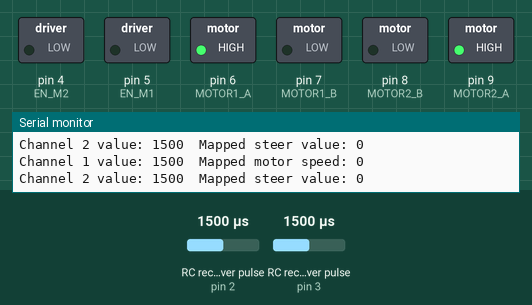
The sketch below on a simulated Arduino Uno, built with avr-gcc and run on an emulated ATmega328P. Shown: switched loads named in the sketch (green lamp = pin HIGH), the last lines printed to the serial monitor. Wiring (inferred from the names in the program): 2 × RC receiver channel: data pin 2 / data pin 3. The test bench sets the inputs (shaded band); at power-on: RC receiver pulse (sensors on pin 2, pin 3) 1500 µs.

Above: at 1.2 s.
1.3 s: RC receiver pulse (sensor on pin 2) set to 1750 µs
At 2.5 s:
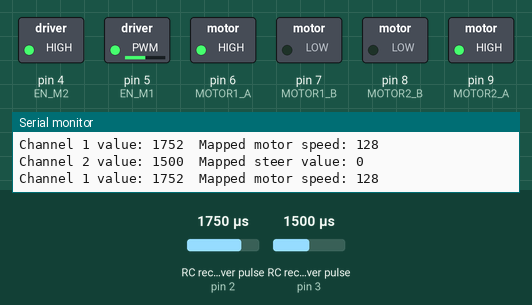
2.8 s: RC receiver pulse (sensor on pin 3) set to 1961 µs
At 3.31 s:
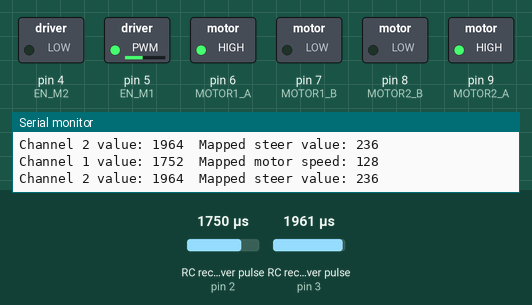
4.8 s: RC receiver pulse (sensor on pin 3) set to 1992 µs
At 5.9 s:
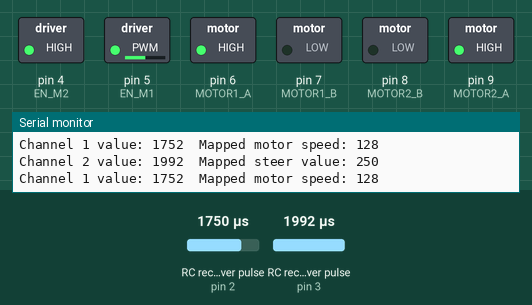
6.4 s: RC receiver pulse (sensor on pin 2) set to 1733 µs
At 7.0 s:
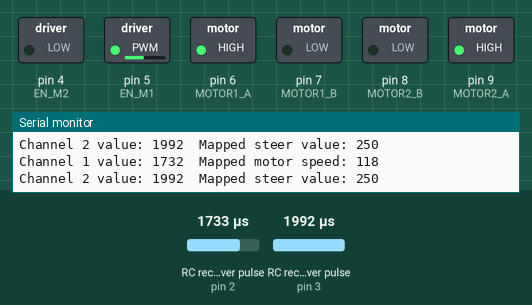
9.4 s: RC receiver pulse (sensor on pin 2) set to 1500 µs
At 11.4 s:
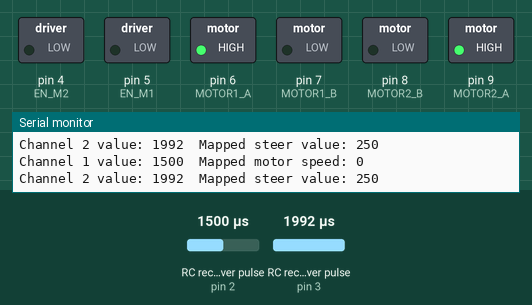
12.4 s: RC receiver pulse (sensor on pin 2) set to 1485 µs
At 13.11 s:
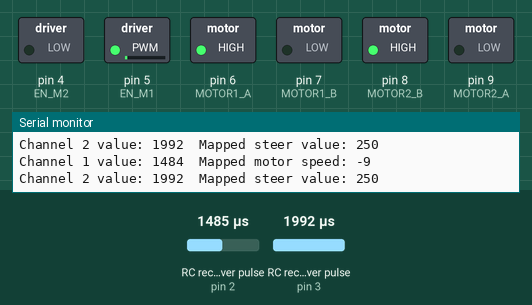
Timing chart, 0 to 15.4 s (numbered marks = the images above; inputs shaded):
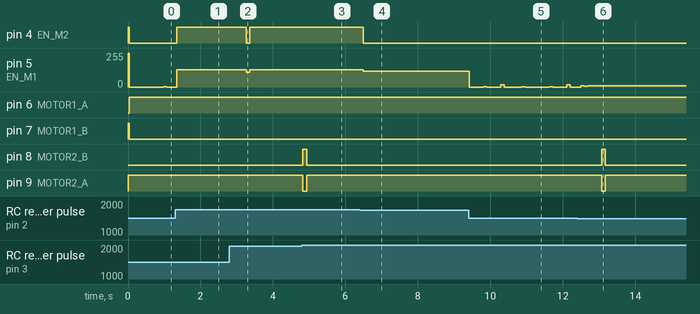

The sketch:

Skid.ino
```cpp
// Define the input pins for the RC receiver
#define CH1_PIN 2
#define CH2_PIN 3

// Define the output pins for the H-bridge
#define MOTOR1_A 6
#define MOTOR1_B 7
#define MOTOR2_A 9
#define MOTOR2_B 8
#define EN_M1 5
#define EN_M2 4

// Create variables to hold the RC channel values
volatile int ch1Val, ch2Val;
int min_value = 1000;
int max_value = 2000;

void setup() {
  // Configure the input and output pins
  pinMode(CH1_PIN, INPUT);
  pinMode(CH2_PIN, INPUT);
  pinMode(MOTOR1_A, OUTPUT);
  pinMode(MOTOR1_B, OUTPUT);
  pinMode(MOTOR2_A, OUTPUT);
  pinMode(MOTOR2_B, OUTPUT);

  // Set up interrupt service routines for the RC channels
  attachInterrupt(digitalPinToInterrupt(CH1_PIN), readCh1, CHANGE);
  attachInterrupt(digitalPinToInterrupt(CH2_PIN), readCh2, CHANGE);

  // Initialize serial communication
  Serial.begin(9600);
}

void loop() {
  // Check if the channel values are within an acceptable range
  if (ch1Val < min_value || ch1Val > max_value) {
    ch1Val = constrain(ch1Val, min_value, max_value);
  }
  if (ch2Val < min_value || ch2Val > max_value) {
    ch2Val = constrain(ch2Val, min_value, max_value);
  }

  // Map the channel values to motor speeds and directions
  int motorSpeed = map(ch1Val, 1000, 2000, -255, 255);
  int steerValue = map(ch2Val, 1000, 2000, -255, 255);

  // Determine the motor directions based on the steerValue and motorSpeed
  int motor1Direction, motor2Direction;
  if (steerValue > 0) {
    motor1Direction = HIGH;
    motor2Direction = map(steerValue, 0, 255, HIGH, LOW);
  } else if (steerValue < 0) {
    motor1Direction = map(steerValue, -255, 0, LOW, HIGH);
    motor2Direction = HIGH;
  } else {
    motor1Direction = motor2Direction = (motorSpeed >= 0) ? HIGH : LOW;
  }

  // Determine the motor PWM values based on the motor speed
  int motor1PWM = abs(motorSpeed);
  int motor2PWM = abs(motorSpeed);

  // Determine the steering PWM values based on the steerValue
  int steerPWM1 = map(steerValue, -255, 0, 0, 255);
  int steerPWM2 = map(steerValue, 0, 255, 0, 255);

  // Apply the motor and steering PWM values to the H-bridge
  analogWrite(EN_M1, motor1PWM);
  analogWrite(EN_M2, motor2PWM);
  digitalWrite(MOTOR1_A, motor1Direction);
  digitalWrite(MOTOR1_B, !motor1Direction);
  digitalWrite(MOTOR2_A, motor2Direction);
  digitalWrite(MOTOR2_B, !motor2Direction);

  // Print the current channel values and mapped motor and steering values to the serial monitor
  Serial.print("Channel 1 value: ");
  Serial.print(ch1Val);
  Serial.print("\tMapped motor speed: ");
  Serial.println(motorSpeed);
  Serial.print("Channel 2 value: ");
  Serial.print(ch2Val);
  Serial.print("\tMapped steer value: ");
  Serial.println(steerValue);
}

// Interrupt service routine for channel 1
void readCh1() {
  static unsigned long ch1Start = 0;
  if (digitalRead(CH1_PIN) == HIGH) {
    ch1Start = micros();
  } else {
    ch1Val = (int)(micros() - ch1Start);
  }
}

// Interrupt service routine for channel 2
void readCh2() {
  static unsigned long ch2Start = 0;
  if (digitalRead(CH2_PIN) == HIGH) {
    ch2Start = micros();
  } else {
    ch2Val = (int)(micros() - ch2Start);
  }
}
```

Measured:
- the behaviour switches between 1978 and 1979 µs on RC receiver pulse (sensor on pin 3) (found by bisection; images 2 and 3)
- the behaviour switches between 1750 and 1749 µs on RC receiver pulse (sensor on pin 2) (found by bisection; images 3 and 4)
- the behaviour switches between 1498 and 1497 µs on RC receiver pulse (sensor on pin 2) (found by bisection; images 5 and 6)
- after the input at 1.3 s, pin 4 (EN_M2): LOW → HIGH at once
- after the input at 2.8 s, pin 4 (EN_M2): HIGH → LOW after 0.47 s, → HIGH 0.10 s later; pin 5 (EN_M1): 128/255 → 112/255 after 0.47 s, → 128/255 0.10 s later
- after the input at 4.8 s, pin 8 (MOTOR2_B): LOW → HIGH at once, → LOW 0.10 s later; pin 9 (MOTOR2_A): HIGH → LOW at once, → HIGH 0.10 s later
- after the input at 6.4 s, pin 4 (EN_M2): HIGH → LOW after 0.09 s; pin 5 (EN_M1): 128/255 → 118/255 after 0.09 s
- after the input at 9.4 s, pin 5 (EN_M1): 118/255 → 0/255 at once, → 2/255 0.38 s later, → 0/255 0.10 s later, → 17/255 0.38 s later, … (11 changes in this stretch)
- after the input at 12.4 s, pin 8 (MOTOR2_B): LOW → HIGH after 0.67 s, → LOW 0.10 s later; pin 9 (MOTOR2_A): HIGH → LOW after 0.67 s, → HIGH 0.10 s later
